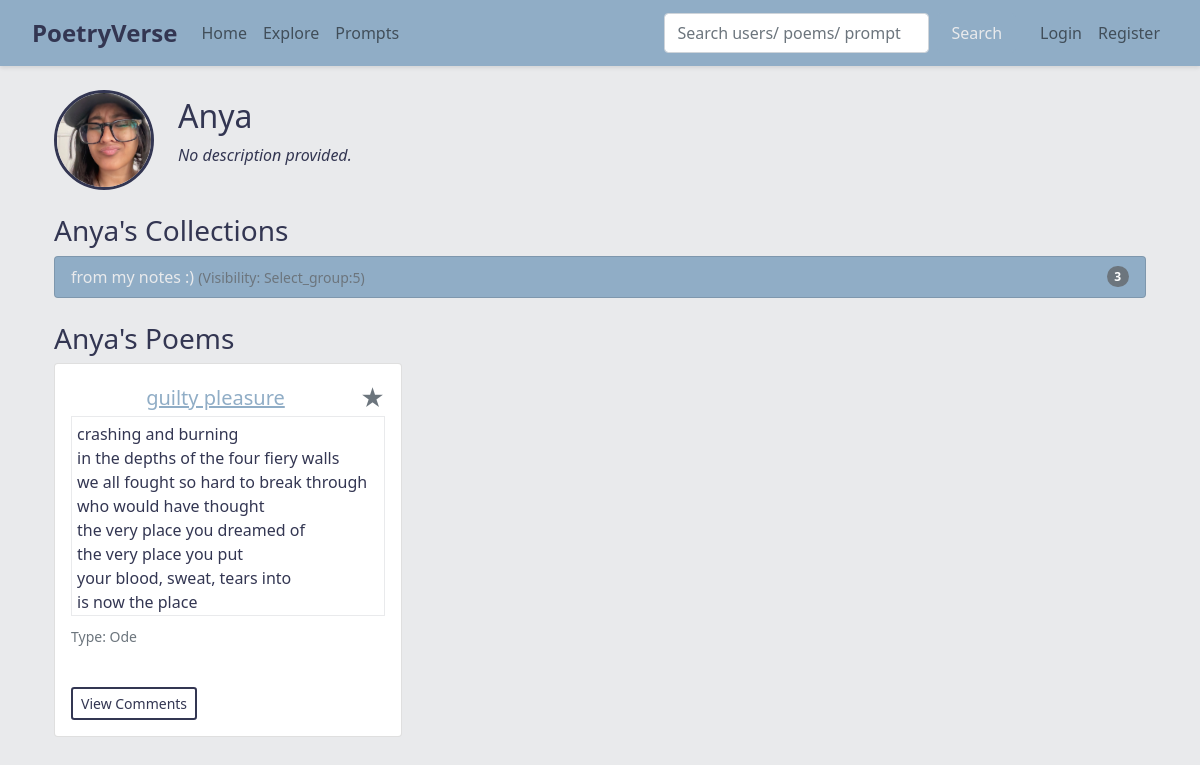
The page /user/1 on the database as committed earlier.
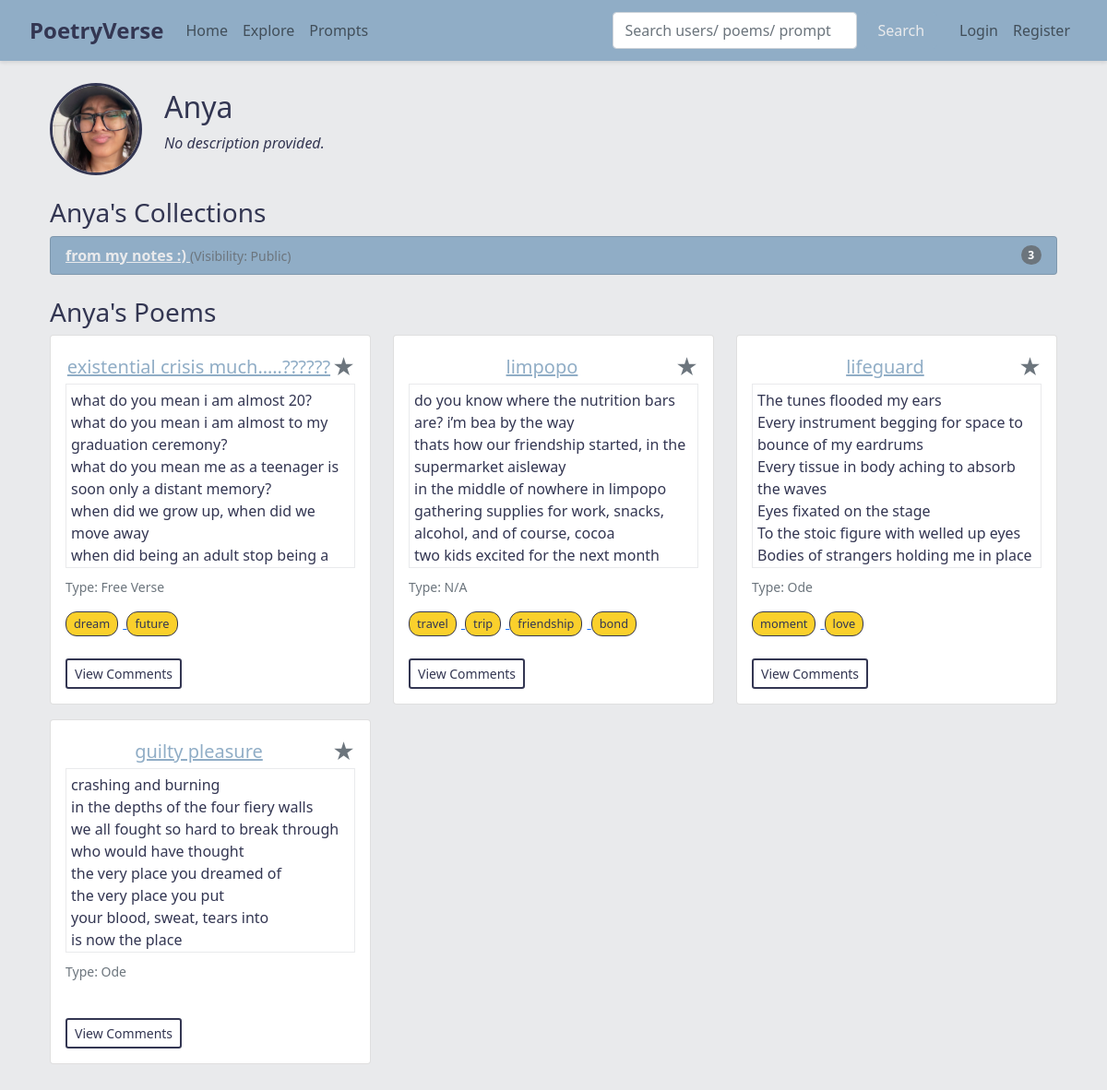
The same page on the database as committed later.
### app.py (models this page shows)
class Collection(db.Model):
    id = db.Column(db.Integer, primary_key=True)
    name = db.Column(db.String(150), nullable=False)
    user_id = db.Column(db.Integer, db.ForeignKey('user.id'), nullable=False)
    poems = db.relationship('Poem', backref='collection', lazy=True)
    visibility = db.Column(db.String(10), nullable=False, default='public')

class Poem(db.Model):
    id = db.Column(db.Integer, primary_key=True)
    title = db.Column(db.String(200), nullable=False)
    content = db.Column(db.Text, nullable=False)
    poem_type = db.Column(db.String(100), nullable=True)
    rating = db.Column(db.Integer, default=0)
    user_id = db.Column(db.Integer, db.ForeignKey('user.id'), nullable=False)
    collection_id = db.Column(db.Integer, db.ForeignKey('collection.id'), nullable=True)
    visibility = db.Column(db.String(10), nullable=False, default='public')
    comments = db.relationship('Comment', backref='poem', lazy=True, cascade="all, delete-orphan")
    tags = db.relationship('Tag', secondary=poem_tags, backref=db.backref('poems', lazy='dynamic'))
    prompt_id = db.Column(db.Integer, db.ForeignKey('prompt.id'), nullable=True)

class Tag(db.Model):
    id = db.Column(db.Integer, primary_key=True)
    name = db.Column(db.String(50), unique=True, nullable=False)

### app.py (the view)
@app.route('/user/<int:user_id>')
def user_profile(user_id):
    user = User.query.get_or_404(user_id)
    return render_template('user_profile.html', user=user)

### templates/user_profile.html (shortened to what the changed rows need)
{% extends "base.html" %}
{% block content %}
<div class="container my-4">
  <div class="d-flex align-items-center mb-4">
    <div class="flex-grow-1">
      <h2>{{ user.username }}</h2>
    </div>
  </div>
  <div class="mb-4">
    {% if user.collections %}
      <ul class="list-group">
        {% for coll in user.collections %}
          <li class="list-group-item d-flex justify-content-between align-items-center custom-list-item">
            <div>
              {% if current_user.is_authenticated and current_user.id == user.id or coll.visibility == 'public' %}
                <a href="{{ url_for('public_collection', collection_id=coll.id) }}">
                  {{ coll.name }}
                </a>
                <small class="text-muted">(Visibility: {{ coll.visibility|capitalize }})</small>
              {% else %}
                <span>
                  {{ coll.name }}
                  <small class="text-muted">(Visibility: {{ coll.visibility|capitalize }})</small>
                </span>
              {% endif %}
            </div>
            <span class="badge bg-secondary rounded-pill">{{ coll.poems|length }}</span>
          </li>
        {% endfor %}
      </ul>
    {% else %}
      <p>No collections available.</p>
    {% endif %}
  </div>
  <div class="mb-4">
    <div class="row">
      {% set poems_to_show = [] %}
      {% if current_user.is_authenticated and current_user.id == user.id %}
        {% set poems_to_show = user.poems %}
      {% else %}
        {% for poem in user.poems %}
          {% if poem.visibility == 'public' %}
            {% set _ = poems_to_show.append(poem) %}
          {% endif %}
        {% endfor %}
      {% endif %}
      {% if poems_to_show %}
        {% for poem in poems_to_show %}
          <div class="col-md-4 mb-3">
            <div class="card">
              <div class="card-body">
                <a href="{{ url_for('view_poem', poem_id=poem.id) }}" class="card-title">
                  <div class="d-flex justify-content-between align-items-center">
                    <a href="{{ url_for('view_poem', poem_id=poem.id) }}" class="poem-link">
                      <h5 class="card-title mb-0">{{ poem.title }}</h5>
                    </a>
                    <button class="favorite-btn" data-poem-id="{{ poem.id }}">
                      <span class="star-icon {% if poem in current_user.favorite_poems %}text-warning{% else %}text-secondary{% endif %}">
                        &#9733;
                      </span>
                    </button>
                  </div>
                </a>
                <div class="card-text custom-poem-profile">
                  {{ poem.content | replace('\n', '<br>') | safe }}
                </div>
                <div>
                  <p class="small text-muted">Type: {{ poem.poem_type or "N/A" }}</p>
                  {% if poem.tags %}
                    <div class="poem-tags-summary">
                      {% for tag in poem.tags %}
                        <a href="{{ url_for('search', q=tag.name) }}" class="tag-chip-link">
                          <span class="tag-chip-display">{{ tag.name }}</span>
                        </a>
                      {% endfor %}
                    </div>
                  {% endif %}
                </div>
                <br>
                <button class="btn btn-sm btn-outline-primary view-comments-btn fav-button" data-bs-toggle="modal" data-bs-target="#commentsModal" data-poem-id="{{ poem.id }}">
                  View Comments
                </button>
              </div>
            </div>
          </div>
        {% endfor %}
      {% else %}
        <p>No poems available.</p>
      {% endif %}
    </div>
  </div>
</div>
{% endblock %}

Rows that differ between the two databases and show on the page:
changed Collection "from my notes :)": visibility "Select_group:5" → "Public"
now on this page (row edited): Poem: title "existential crisis much…..??????", content "what do you mean i am almost 20? what do you mean i am almost to my graduation ceremony? what do you mean me as a teenager is soon only a distant memory? when did we grow up, when did we move away when did being an adult stop being a…", poem_type "Free Verse"
now on this page (row unchanged): Tag: name "dream", shown under "existential crisis much…..??????"
now on this page (row unchanged): Tag: name "future", shown under "existential crisis much…..??????"
now on this page (row edited): Poem: title "limpopo", content "do you know where the nutrition bars are? i’m bea by the way thats how our friendship started, in the supermarket aisleway in the middle of nowhere in limpopo gathering supplies for work, snacks, alcohol, and of course, cocoa two kids excited for the next month", poem_type "N/A"
now on this page (row unchanged): Tag: name "travel", shown under "limpopo"
now on this page (row unchanged): Tag: name "trip", shown under "limpopo"
now on this page (row unchanged): Tag: name "friendship", shown under "limpopo"
added Tag: name "bond", shown under "limpopo"
now on this page (row edited): Poem: title "lifeguard", content "The tunes flooded my ears Every instrument begging for space to bounce of my eardrums Every tissue in body aching to absorb the waves Eyes fixated on the stage To the stoic figure with welled up eyes Bodies of strangers holding me in place", poem_type "Ode"
now on this page (row unchanged): Tag: name "moment", shown under "lifeguard"
now on this page (row unchanged): Tag: name "love", shown under "lifeguard"
